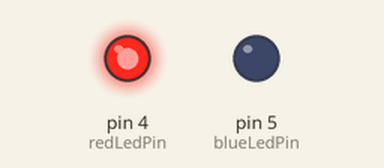
Simulated run of this sketch. Board: Arduino Uno, built with avr-gcc and run on an emulated ATmega328P. Shown: output pins drawn as LEDs (lit = HIGH).

Above: at 0.02 s.
At 1.42 s:
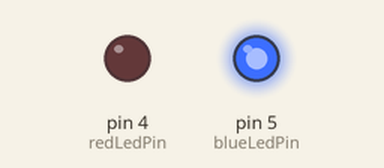
At 2.77 s:
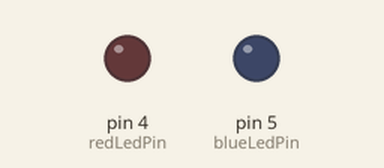
Timing chart, 0 to 3.1 s (numbered marks = the images above):
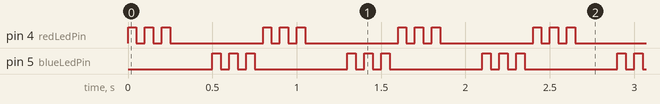

The sketch:

Day1Exercise5.ino
```cpp
#include <Arduino.h>

const int redLedPin = 4;
const int blueLedPin = 5;
const int cycles = 3;
const int delayTime = 50;

void setup() {
    pinMode(redLedPin, OUTPUT);
    pinMode(blueLedPin, OUTPUT);
}

void loop() {
    // Blink red
    blink(redLedPin, cycles);
    // Switching delay
    delay(200);
    // Blink blue
    blink(blueLedPin, cycles);
}

void blink(int ledPin, int times) {
    for (int i = 0; i < times; i++) {
        digitalWrite(ledPin, HIGH);
        delay(delayTime);
        digitalWrite(ledPin, LOW);
        delay(delayTime);
    }
}
```

Measured:
- by itself, pin 4 (redLedPin), pin 5 (blueLedPin): repeats every 0.80 s: 2 × (LOW 0.05 s, HIGH 0.05 s), LOW 0.55 s, HIGH 0.05 s
